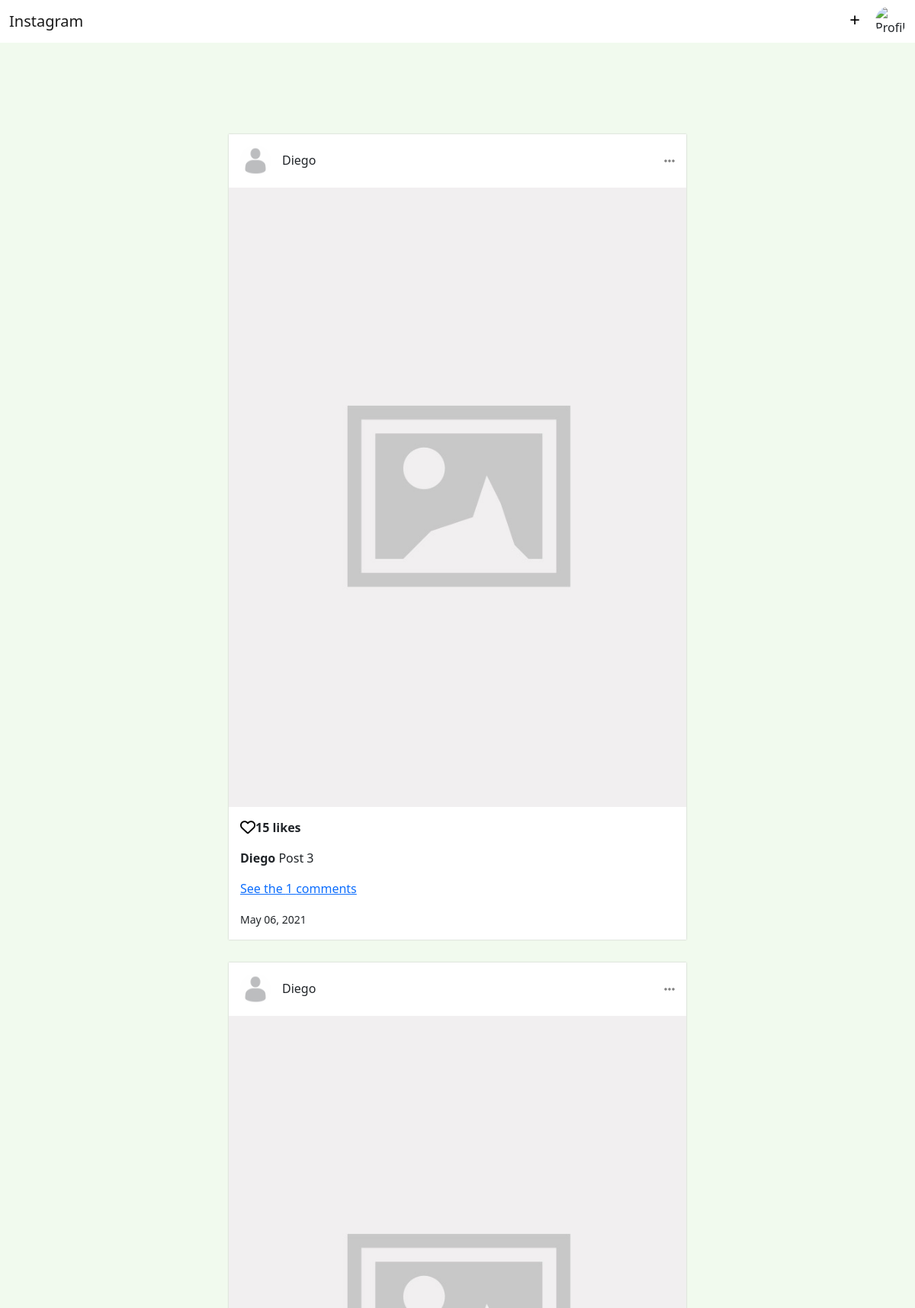
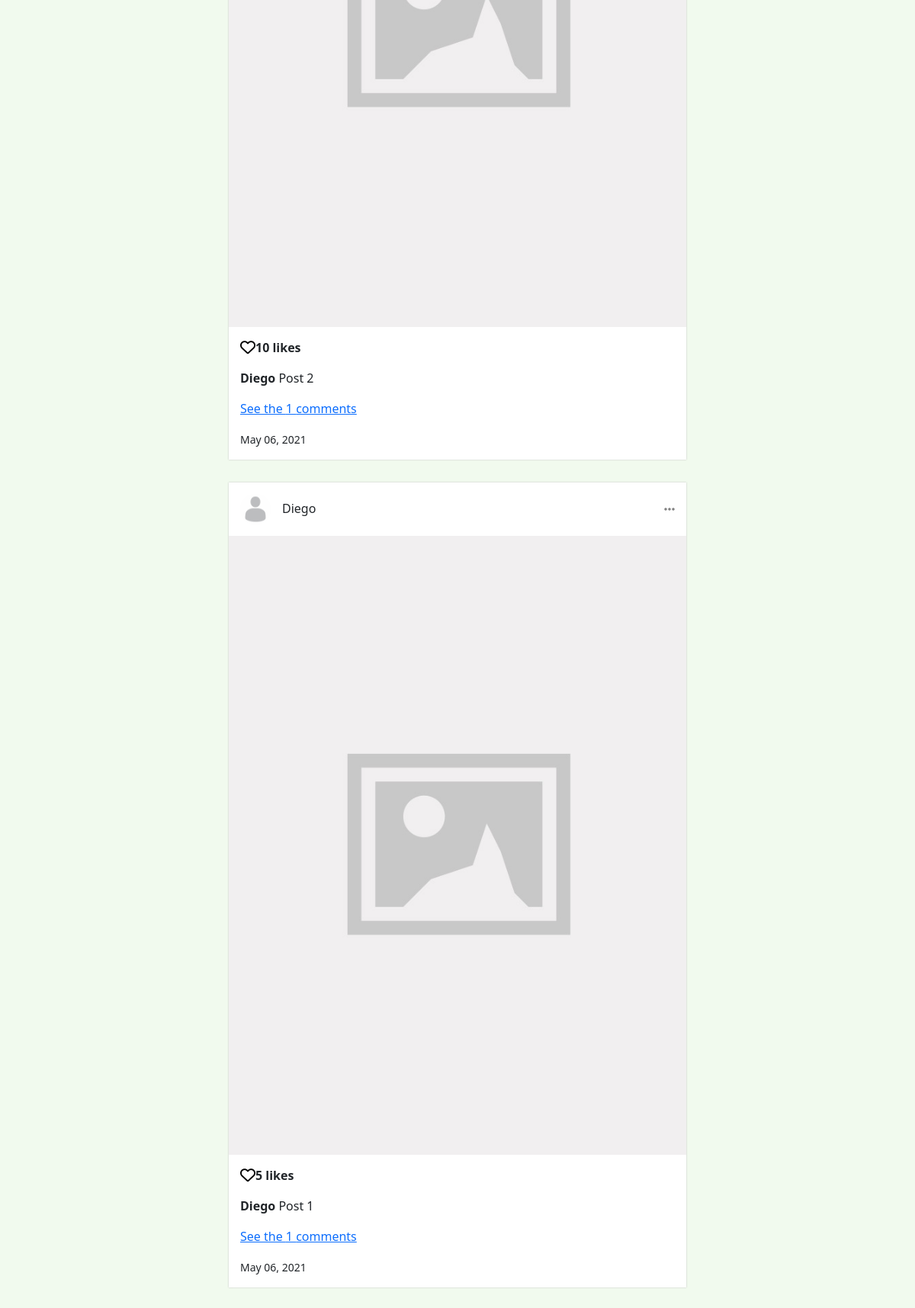
/posts/, run on the app's committed database (2 pictures, top to bottom).
### posts/models.py (models this page shows, shortened)
class Post(models.Model):
    user = models.ForeignKey(
        User, on_delete=models.CASCADE, related_name='posts', null=True)
    likes = models.PositiveIntegerField(default=0, blank=True)
    created_at = models.DateTimeField(auto_now_add=True)
    quote = models.TextField(null=True, blank=True)

### posts/views.py (the view)
# urls.py: path('', views.posts, name="posts"),
def posts(request):
    posts = Post.objects.all().order_by('-created_at')
    return render(request, 'posts/posts.html', {"posts": posts})

### posts/templates/posts/posts.html (shortened to what this page needs)
{% extends 'base.html' %}
{% load static %}
{% block content %}
{% include 'navbar.html' %}
<div class="post-container">
    {% for post in posts %}
        <div class="post">
            <div class="post-header d-flex justify-content-between">
                <div class="d-flex">
                    <a href="#">
                        <img class="profile-pic" src="{% static 'images/default_pic.jpg' %}">
                    </a>
                    <h6 class="post-user">{{post.user.username}}</h6>
                </div>
                <ul class="navbar-nav justify-content-end">
                    <li class="nav-item dropdown">
                        <a class="nav-link" href="#" id="navbarDropdown" role="button" data-toggle="dropdown" aria-haspopup="true" aria-expanded="false">
                            <i class="fas fa-ellipsis-h" style="color: gray;"></i>
                        </a>
                    </li>
                </ul>
            </div>
            <div class="post-pic-container">
                <img class="post-pic" src="{% static 'images/placeholder-vertical.jpg' %}">
            </div>
            <div class="post-footer">
                <div class="likes d-flex">
                    <a href="#"><i class="far fa-heart fa-lg mr-1 mt-1" style="color: black;"></i></a>
                    <p><strong>{{post.likes}} likes</strong></p>
                </div>
                <p class="quote"><strong>{{post.user.username}}</strong> {{post.quote}}</p>
                <a href="#"><p class="test-muted">See the {{post.comments.all.count}} comments</p></a>
                <small class="test-muted">{{post.created_at|date:"M d, Y"}}</small>
            </div>
        </div>
    {% endfor %}
</div>
{% endblock %}

### templates/base.html (shortened to what this page needs)
<!DOCTYPE html>
{% load static %}
<html lang="en">
<head>
    <link href="https://cdn.jsdelivr.net/npm/bootstrap@5.0.0-beta3/dist/css/bootstrap.min.css" rel="stylesheet">
    <link rel="stylesheet" href="{% static 'css/main.css' %}">
</head>
<body>
    {% block content %}
    {% endblock %}
</body>
</html>

### templates/navbar.html (shortened to what this page needs)
<nav class="navbar navbar-expand-lg navbar-light bg-white">
    <div class="container-fluid">
      <a class="navbar-brand" href="#">Instagram</a>
      <div class="collapse navbar-collapse" id="navbarNav">
        <ul class="navbar-nav w-100 justify-content-end">
          <li class="nav-item">
            <a class="plus-link" aria-current="page" href="{% url 'posts:create-post' %}">+</a>
          </li>
          <li class="nav-item">
            <img class="profile-pic" src="" alt="Profile Pic">
        </ul>
      </div>
    </div>
  </nav>

### static/css/main.css (style rules this page uses)
body { background-color: #f1faee; }
.profile-pic { max-width: 40px; max-height: 40px; border-radius: 50%; }
.plus-link { font-size: 1.5rem; margin-right: 20px; color: black; text-decoration: none; }
.post-container { margin-top: 120px; width: 50%; margin-left: auto; margin-right: auto; margin-bottom: 50px; }
.post { background-color: white; margin-bottom: 30px; -webkit-box-shadow: 0px 0px 2px 0px #c1c1c1; box-shadow: 0px 0px 2px 0px #c1c1c1; }
.post-header { padding: 15px; }
.post-user { margin-left: 15px; margin-top: 10px; }
.post-pic { min-width: 100%; height: auto; max-width: 100%; }
.post-footer { background-color: white; padding: 15px; }

### data on the page
Post: user.username "Diego", likes "15", quote "Post 3", comments.all.count "1", created_at "May 06, 2021"
Post: user.username "Diego", likes "10", quote "Post 2", comments.all.count "1", created_at "May 06, 2021"
Post: user.username "Diego", likes "5", quote "Post 1", comments.all.count "1", created_at "May 06, 2021"
